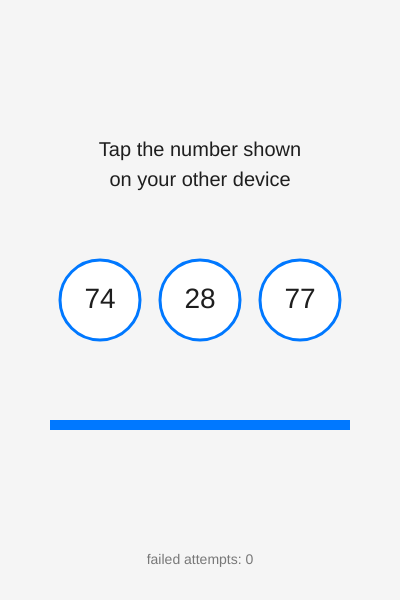
Frame 1 (no input)
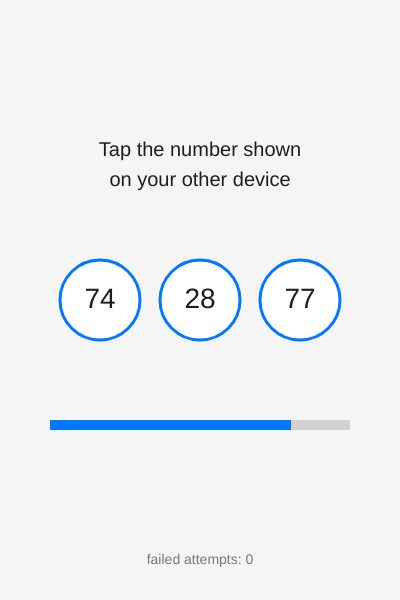
Frame 60 (no input)
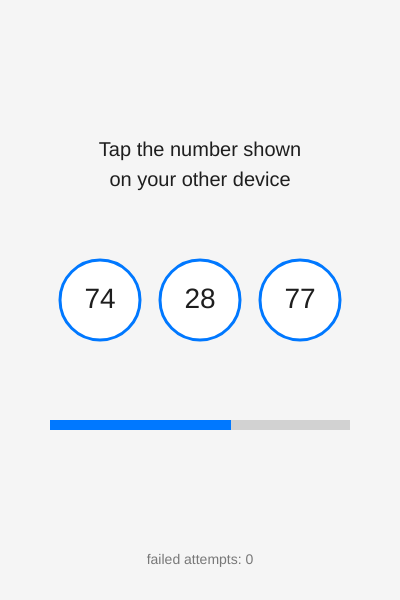
Frame 120 (the mouse pressed at the canvas centre since frame 60)

The p5.js sketch that drew these frames (run headless with seeded random() and noise() and a simulated clock; from frame 60 on, the mouse is pressed at the canvas centre):

// p5.js sketch
// ── sketch.js
let numbers = [0, 0, 0];
let timeLeft = 300;      // width of the bar
let wrongTimer = 0;
let failedAttempts = 0;

function setup() {
  createCanvas(400, 600);
  textFont("Arial");
  textAlign(CENTER, CENTER);

  for (let i = 0; i < 3; i++) {
    numbers[i] = floor(random(10, 100));
  }
}

function draw() {
  background(245);

  noStroke();
  fill(30);
  textSize(20);
  text("Tap the number shown", 200, 150);
  text("on your other device", 200, 180);

  stroke(0, 120, 255);
  strokeWeight(3);
  fill(255);
  ellipse(100, 300, 80, 80);
  noStroke();
  fill(30);
  textSize(28);
  text(numbers[0], 100, 300);

  stroke(0, 120, 255);
  strokeWeight(3);
  fill(255);
  ellipse(200, 300, 80, 80);
  noStroke();
  fill(30);
  textSize(28);
  text(numbers[1], 200, 300);

  stroke(0, 120, 255);
  strokeWeight(3);
  fill(255);
  ellipse(300, 300, 80, 80);
  noStroke();
  fill(30);
  textSize(28);
  text(numbers[2], 300, 300);

  // countdown bar
  noStroke();
  fill(210);
  rect(50, 420, 300, 10);
  fill(0, 120, 255);
  rect(50, 420, timeLeft, 10);

  timeLeft--;

  if (timeLeft <= 0) {
    for (let i = 0; i < 3; i++) {
      numbers[i] = floor(random(10, 100));
    }
    timeLeft = 300;
  }

  //
  if (wrongTimer > 0) {
    fill(220, 0, 0);
    textSize(22);
    text("Wrong number. Try again.", 200, 490);
    wrongTimer--;
  }

  // attempts
  fill(120);
  textSize(14);
  text("failed attempts: " + failedAttempts, 200, 560);
}

function mouseClicked() {
  let clicked = false;

  if (dist(mouseX, mouseY, 100, 300) < 40)
  { clicked = true; }
  if (dist(mouseX, mouseY, 200, 300) < 40)
  { clicked = true;}
  if (dist(mouseX, mouseY, 300, 300) < 40)
 { clicked = true;}

  //
  if (clicked == true) {
    wrongTimer = 90;
    failedAttempts++;

    for (let i = 0; i < 3; i++) {
      numbers[i] = floor(random(10, 100));
    }
    timeLeft = 300;
  }

  return false;
}
